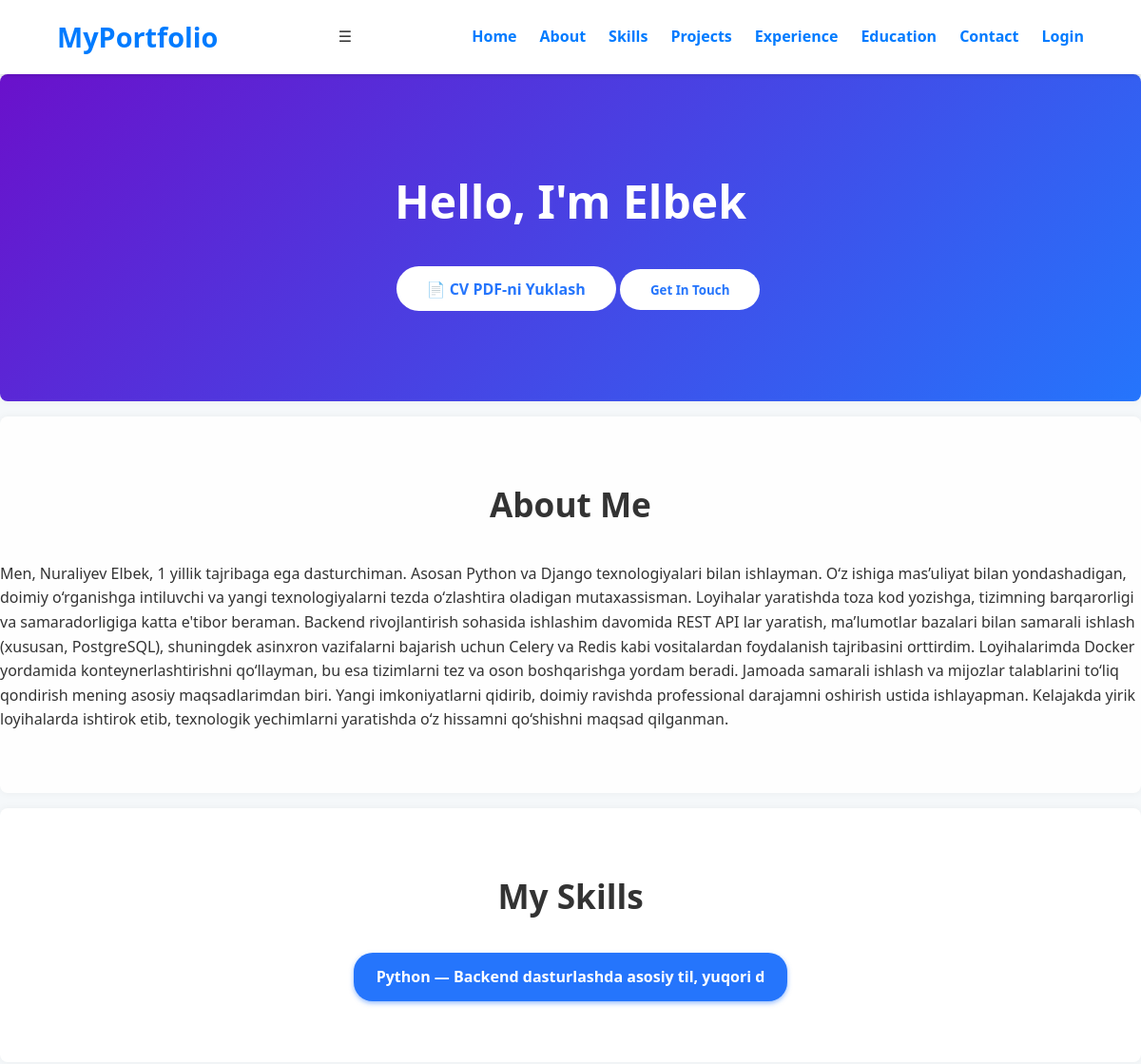
Before: / (signed in, upper part) with the older database file.
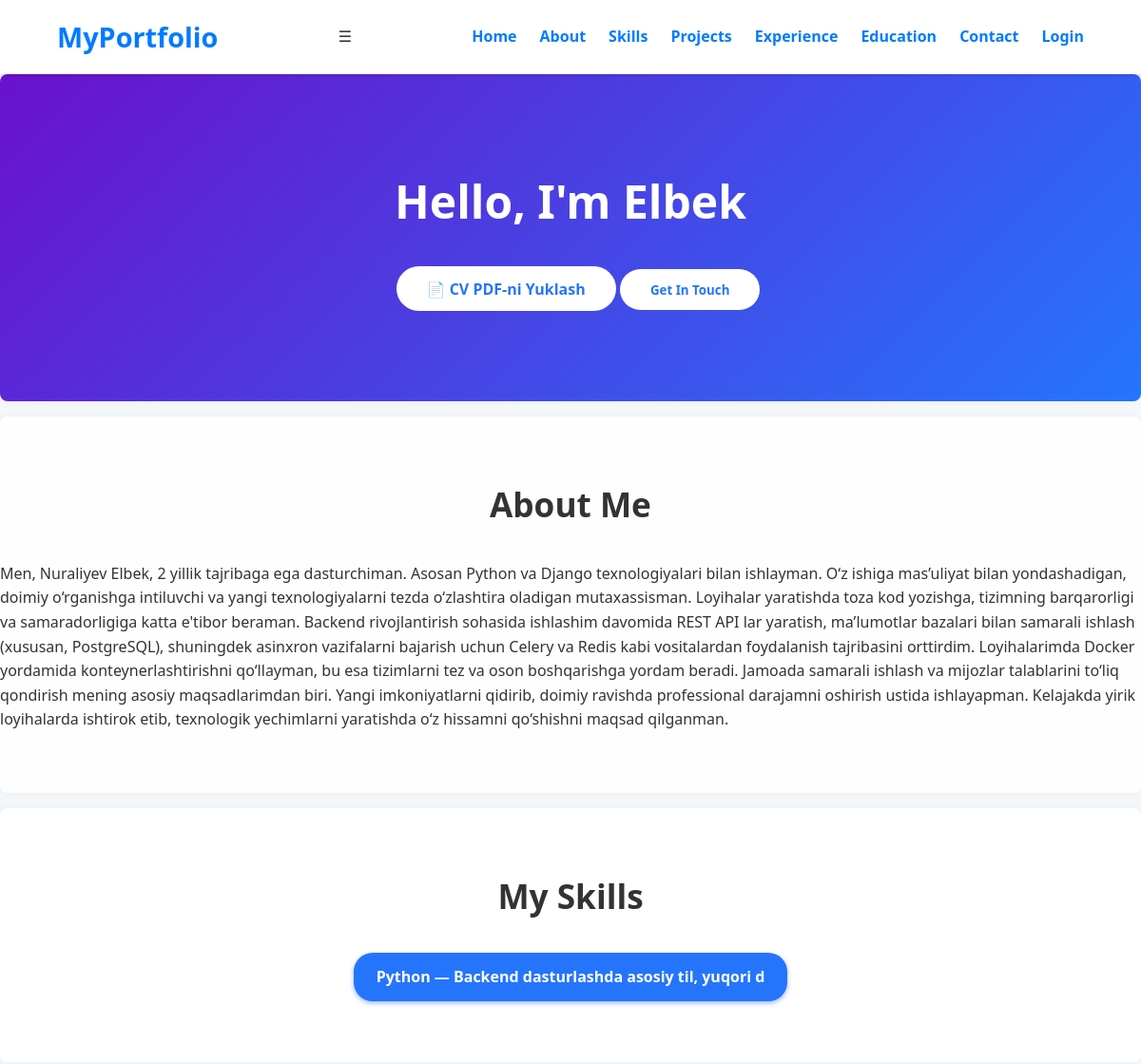
After: the same page with the newer database file.
### configapp/models.py (models this page shows, shortened)
class Person(models.Model):
    full_name = models.CharField(max_length=100)
    email = models.EmailField()
    phone = models.CharField(max_length=20, blank=True, null=True)
    about_me = models.TextField(blank=True, null=True)

### configapp/views.py (the view)
# urls.py: path('', views.index, name='index'),
@login_required(login_url='login')
def index(request):
    about = Person.objects.all()
    skills = Skill.objects.all()
    experiences = Experience.objects.all()
    educations = Education.objects.all()
    projects = Project.objects.all()
    context = {
        'about':about,
        'skills': skills,
        'experiences': experiences,
        'educations': educations,
        'projects': projects
    }
    return render(request, 'index.html', context=context)

### configapp/templates/index.html (shortened to what this page needs)
<!DOCTYPE html>
<html lang="en">
<head>
</head>
<body>
<nav>
    <div class="container navbar">
        <div class="navbar-brand">MyPortfolio</div>
        <div class="navbar-toggle" id="navbarToggle">&#9776;</div>
        <div class="navbar-menu" id="navbarMenu">
            <a href="#hero">Home</a>
            <a href="#about">About</a>
            <a href="#skills">Skills</a>
            <a href="#projects">Projects</a>
            <a href="#experience">Experience</a>
            <a href="#education">Education</a>
            <a href="#contact">Contact</a>
            {% if user.is_authenticated %}
                <a href="/login/">Login</a>
            {% else %}
                <a href="{% url 'login' %}">Login</a>
            {% endif %}
        </div>
    </div>
</nav>
<section class="hero" id="hero">
    <h1>Hello, I'm Elbek</h1>
    <a href="{% url 'download_cv' %}" class="btn-primary" style="margin-left: 1rem;">📄 CV PDF-ni Yuklash</a>
    <button class="btn-primary" onclick="document.getElementById('contact').scrollIntoView({behavior:'smooth'})">Get In Touch</button>
</section>
<section id="about">
    <h2>About Me</h2>
    <p class="about-content">
    {% for person in about %}
    <p>{{ person.about_me}}</p>
    {% empty %}
        <p>About info not available.</p>
    {% endfor %}
    </p>
</section>
<section id="skills">
    <h2>My Skills</h2>
    <div class="skills-list">
        {% for skill in skills %}
            <div class="skill">{{ skill.name }}</div>
        {% empty %}
            <p>No skills added yet.</p>
        {% endfor %}
    </div>
</section>

Changed rows visible on the page:
changed Person: about_me "Men, Nuraliyev Elbek, 1 yillik tajribaga ega dasturchiman.…" → "Men, Nuraliyev Elbek, 2 yillik tajribaga ega dasturchiman.…"
